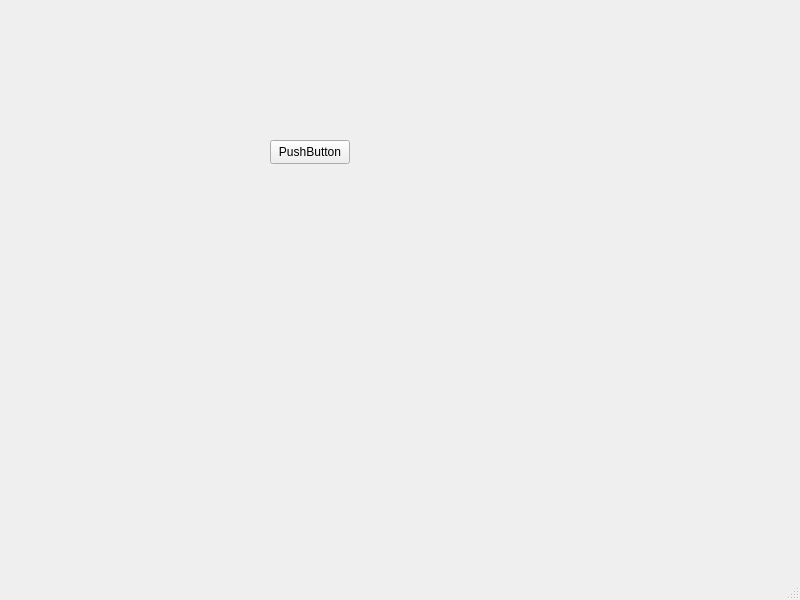
<?xml version="1.0" encoding="UTF-8"?>
<ui version="4.0">
 <class>MainWindow</class>
 <widget class="QMainWindow" name="MainWindow">
  <property name="geometry">
   <rect>
    <x>0</x>
    <y>0</y>
    <width>800</width>
    <height>600</height>
   </rect>
  </property>
  <property name="windowTitle">
   <string>MainWindow</string>
  </property>
  <widget class="QWidget" name="centralwidget">
   <widget class="QPushButton" name="pushButton">
    <property name="geometry">
     <rect>
      <x>270</x>
      <y>140</y>
      <width>80</width>
      <height>24</height>
     </rect>
    </property>
    <property name="text">
     <string>PushButton</string>
    </property>
   </widget>
  </widget>
  <widget class="QMenuBar" name="menubar">
   <property name="geometry">
    <rect>
     <x>0</x>
     <y>0</y>
     <width>800</width>
     <height>21</height>
    </rect>
   </property>
  </widget>
  <widget class="QStatusBar" name="statusbar"/>
 </widget>
 <resources/>
 <connections/>
</ui>
